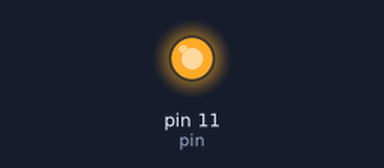
Bench run of a program on a simulated Raspberry Pi (header pin numbers). Shown: output pins drawn as LEDs (lit = HIGH).

Above: at 1.0 s.
At 3.0 s:
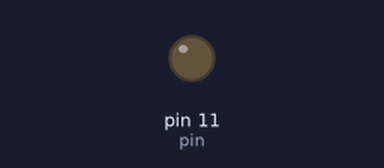
Timing chart, 0 to 5.2 s (numbered marks = the images above):
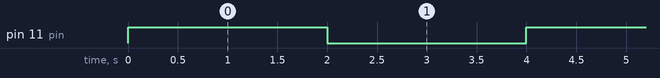

The program:

twinkle.py
```python
import RPi.GPIO as GPIO
import time
pin = 11
GPIO.setmode(GPIO.BOARD)
GPIO.setup(pin, GPIO.OUT)

while True:
    GPIO.output(pin, GPIO.HIGH)
    time.sleep(2)
    GPIO.output(pin, GPIO.LOW)
    time.sleep(2)
```

Measured:
- by itself, pin 11 (pin): alternates HIGH for 2.0 s and LOW for 2.0 s
